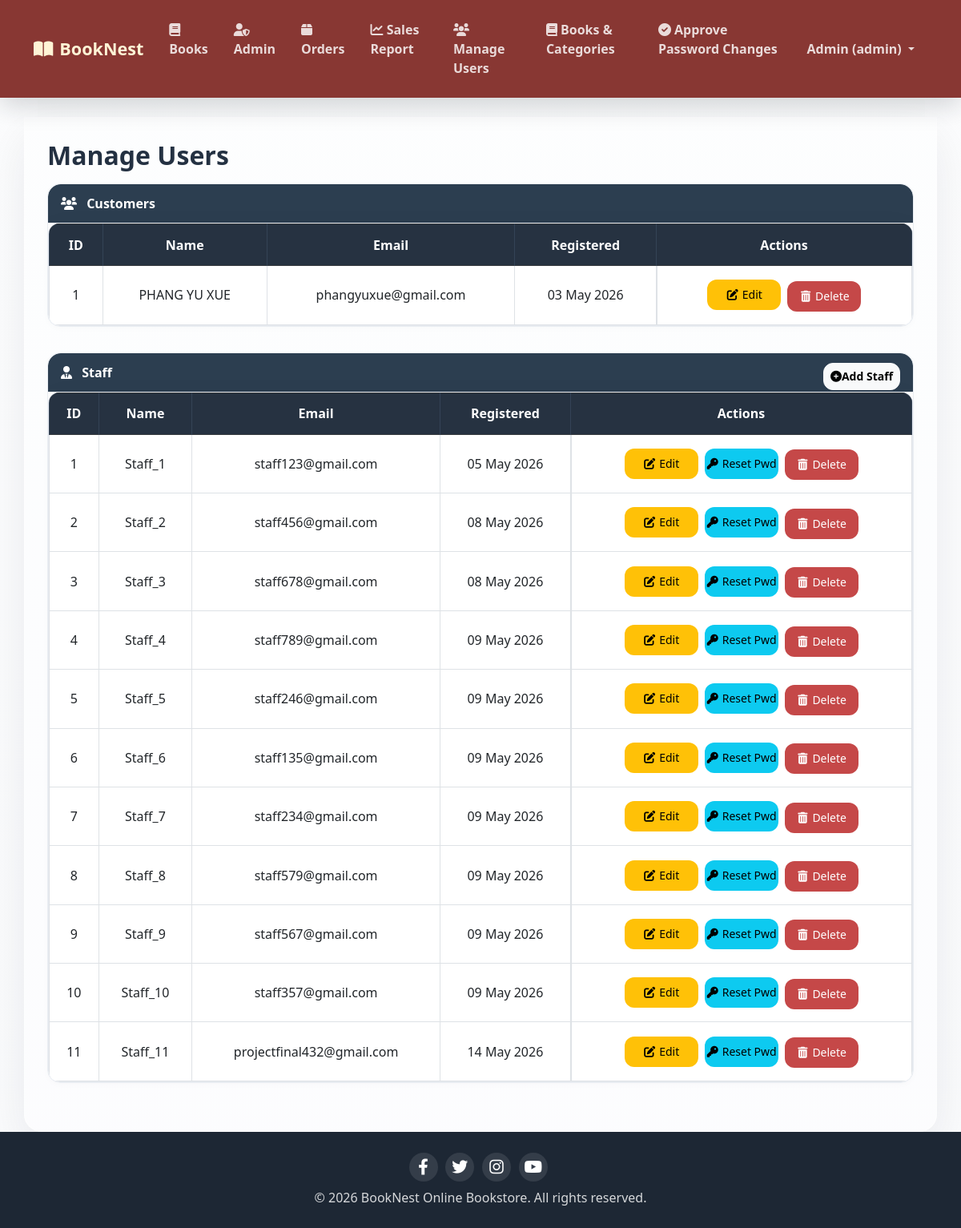
Page /Admin/manageUser.php (signed in) on the committed database.
### tables this page shows
CREATE TABLE `users` (
  `id` int(10) UNSIGNED NOT NULL,
  `name` varchar(100) NOT NULL,
  `email` varchar(100) NOT NULL,
  `phone` varchar(20) DEFAULT NULL,
  `address` text DEFAULT NULL,
  `password` varchar(255) NOT NULL,
  `role` enum('customer','staff','admin') NOT NULL DEFAULT 'customer',
  `email_verified` tinyint(1) NOT NULL DEFAULT 0,
  `verification_token` varchar(255) DEFAULT NULL,
  `reset_token` varchar(255) DEFAULT NULL,
  `reset_expires` datetime DEFAULT NULL,
  `created_at` timestamp NOT NULL DEFAULT current_timestamp(),
  `must_change_password` tinyint(1) DEFAULT 0,
  `last_activity` timestamp NULL DEFAULT NULL
);

### Admin/manageUser.php (the view, shortened to what this page needs)
<?php
include '../Customize&Database/header.php';
$customers = $pdo->query("SELECT id, name, email, created_at FROM users WHERE role = 'customer' ORDER BY id")->fetchAll();
$staffs    = $pdo->query("SELECT id, name, email, created_at FROM users WHERE role = 'staff' ORDER BY id")->fetchAll();
?>
<h2>Manage Users</h2>
<div class="card-custom">
    <div class="card-header-custom">
        <i class="fas fa-users me-2"></i> Customers
    </div>
    <div class="table-responsive">
        <table class="table table-bordered align-middle mb-0">
            <thead class="table-dark">
                <tr>
                    <th>ID</th>
                    <th>Name</th>
                    <th>Email</th>
                    <th>Registered</th>
                    <th>Actions</th>
                </tr>
            </thead>
            <tbody>
                <?php if (empty($customers)): ?>
                    <tr>
                        <td colspan="5" class="text-center">No customers found.
    </div>
    </td>
    </tr>
<?php else: ?>
    <?php $customer_row = 1; ?>
    <?php foreach ($customers as $c): ?>
        <tr>
            <td><?= $customer_row++ ?></td>
            <td><?= htmlspecialchars($c['name']) ?></td>
            <td><?= htmlspecialchars($c['email']) ?></td>
            <td><?= date('d M Y', strtotime($c['created_at'])) ?></td>
            <td class="table-actions">
                <button class="btn btn-sm btn-warning" data-bs-toggle="modal" data-bs-target="#userModal"
                    onclick="openModal('customer', <?= $c['id'] ?>, '<?= htmlspecialchars($c['name']) ?>', '<?= htmlspecialchars($c['email']) ?>')">
                    <i class="fas fa-edit"></i> Edit
                </button>
                <a href="?delete_customer=<?= $c['id'] ?>" class="btn btn-sm btn-danger" onclick="return confirm('Delete this customer? This will remove all orders/reviews.')">
                    <i class="fas fa-trash-alt"></i> Delete
                </a>
            </td>
        </tr>
    <?php endforeach; ?>
<?php endif; ?>
</tbody>
</table>
</div>
</div>
<div class="card-custom">
    <div class="card-header-custom">
        <i class="fas fa-user-tie me-2"></i> Staff
        <button class="btn btn-sm btn-light float-end" data-bs-toggle="modal" data-bs-target="#userModal" onclick="openModal('staff', 0)">
            <i class="fas fa-plus-circle"></i> Add Staff
        </button>
    </div>
    <div class="table-responsive">
        <table class="table table-bordered align-middle mb-0">
            <thead class="table-dark">
                <tr>
                    <th>ID</th>
                    <th>Name</th>
                    <th>Email</th>
                    <th>Registered</th>
                    <th>Actions</th>
                </tr>
            </thead>
            <tbody>
                <?php if (empty($staffs)): ?>
                    <tr>
                        <td colspan="5" class="text-center">No staff found.
    </div>
    </td>
    </tr>
<?php else: ?>
    <?php $staff_row = 1; ?>
    <?php foreach ($staffs as $s): ?>
        <tr>
            <td><?= $staff_row++ ?></td>
            <td><?= htmlspecialchars($s['name']) ?></td>
            <td><?= htmlspecialchars($s['email']) ?></td>
            <td><?= date('d M Y', strtotime($s['created_at'])) ?></td>
            <td class="table-actions">
                <button class="btn btn-sm btn-warning" data-bs-toggle="modal" data-bs-target="#userModal"
                    onclick="openModal('staff', <?= $s['id'] ?>, '<?= htmlspecialchars($s['name']) ?>', '<?= htmlspecialchars($s['email']) ?>')">
                    <i class="fas fa-edit"></i> Edit
                </button>
                <a href="?reset_staff=<?= $s['id'] ?>" class="btn btn-sm btn-info" onclick="return confirm('Reset password? A new random password will be generated and emailed to the staff.')">
                    <i class="fas fa-key"></i> Reset Pwd
                </a>
                <a href="?delete_staff=<?= $s['id'] ?>" class="btn btn-sm btn-danger" onclick="return confirm('Delete this staff member?')">
                    <i class="fas fa-trash-alt"></i> Delete
                </a>
            </td>
        </tr>
    <?php endforeach; ?>
<?php endif; ?>
</tbody>
</table>
</div>
</div>
<?php include '../Customize&Database/footer.php'; ?>

### Customize&Database/design.css (style rules this page uses)
html, body { min-height: 100%; margin: 0; padding: 0; }
body { background: linear-gradient(180deg, rgba(246, 248, 251, 0.35), rgba(246, 248, 251, 0.55)), url('/finalproject/booknestonlinebookstoresystem/Image/background6.jpg'); background-size: cover; background-position: center center; background-repeat: no-repeat; background-attachment: fixed; color: var(--bn-ink); display: flex; flex-direction: column; font-family: "Segoe UI", Arial, sans-serif; min-height: 100vh; }
body, p, .description, .card-text { color: var(--bn-ink); font-weight: 400; }
h1, h2, h3, h4, h5, .navbar-brand { letter-spacing: 0; }
h2, h3 { color: var(--bn-ink); font-weight: 800; margin-bottom: 1rem; }
.btn { border-radius: 12px; font-weight: 700; }
.btn-danger, .btn-sm.btn-danger, a.btn-danger { background-color: #c54848 !important; border: none; border-radius: 12px; color: #ffffff !important; }
.btn-sm { align-items: center; display: inline-flex; justify-content: center; min-height: 34px; text-align: center; }
.table-responsive { background: rgba(255, 255, 255, 0.94); border: 1px solid var(--bn-line); border-radius: var(--bn-radius); box-shadow: 0 14px 34px rgba(36, 49, 66, 0.09); overflow: auto; }
.table { margin-bottom: 0; vertical-align: middle; }
.table > :not(caption) > * > * { padding: 0.85rem; }
.table thead th, .table-dark th { background: #263241 !important; border-color: #344356 !important; color: #ffffff; font-weight: 700; white-space: nowrap; }
.table th:last-child, .table td:last-child { min-width: 130px; }
.table td:last-child .btn { justify-content: center; min-height: 38px; min-width: 92px; white-space: nowrap; width: auto !important; }
.table td:last-child > .btn-danger, .table td:last-child > .btn-outline-danger, .table td:last-child > .btn-primary, .table td:last-child > .btn-outline-primary { margin-top: 0.45rem; }

### Admin/manageUser.php (style rules this page uses)
.table-actions { display: flex; gap: 8px; flex-wrap: wrap; align-items: center; justify-content: center; }
.table-actions .btn { width: 95px; text-align: center; white-space: nowrap; padding: 6px 0; display: inline-flex; align-items: center; justify-content: center; gap: 4px; line-height: 1; vertical-align: middle; height: auto; box-sizing: border-box; border: none; font-size: 0.875rem; font-weight: 500; background-clip: padding-box; }
.table-actions .btn.btn-warning, .table-actions .btn.btn-info, .table-actions .btn.btn-danger { line-height: 1; }
.table-actions .btn i { font-size: 0.875rem; width: 1rem; line-height: 1; vertical-align: middle; }
.table td, .table th { text-align: center; vertical-align: middle; }
.card-custom { background: #ffffff; border: 1px solid #e9edf2; border-radius: 16px; box-shadow: 0 2px 8px rgba(0, 0, 0, 0.02); margin-bottom: 2rem; overflow: hidden; }
.card-header-custom { background: #2c3e50; color: white; padding: 0.75rem 1rem; font-weight: 600; border-radius: 16px 16px 0 0; }
.table-actions .btn-warning, .table-actions .btn-info { transform: translateY(0px); }
.table-actions .btn-danger { transform: translateY(-2px); }

### rows in the picture
users: name "PHANG YU XUE", email "phangyuxue@gmail.com", created_at "03 May 2026"
users: name "Staff_1", email "staff123@gmail.com", created_at "05 May 2026"
users: name "Staff_2", email "staff456@gmail.com", created_at "08 May 2026"
users: name "Staff_3", email "staff678@gmail.com", created_at "08 May 2026"
users: name "Staff_4", email "staff789@gmail.com", created_at "09 May 2026"
users: name "Staff_5", email "staff246@gmail.com", created_at "09 May 2026"
users: name "Staff_6", email "staff135@gmail.com", created_at "09 May 2026"
users: name "Staff_7", email "staff234@gmail.com", created_at "09 May 2026"
users: name "Staff_8", email "staff579@gmail.com", created_at "09 May 2026"
users: name "Staff_9", email "staff567@gmail.com", created_at "09 May 2026"
users: name "Staff_10", email "staff357@gmail.com", created_at "09 May 2026"
users: name "Staff_11", email "projectfinal432@gmail.com", created_at "14 May 2026"

### other values in the picture
$_SESSION['user_name'] "Admin"
$_SESSION['user_role'] "admin"
